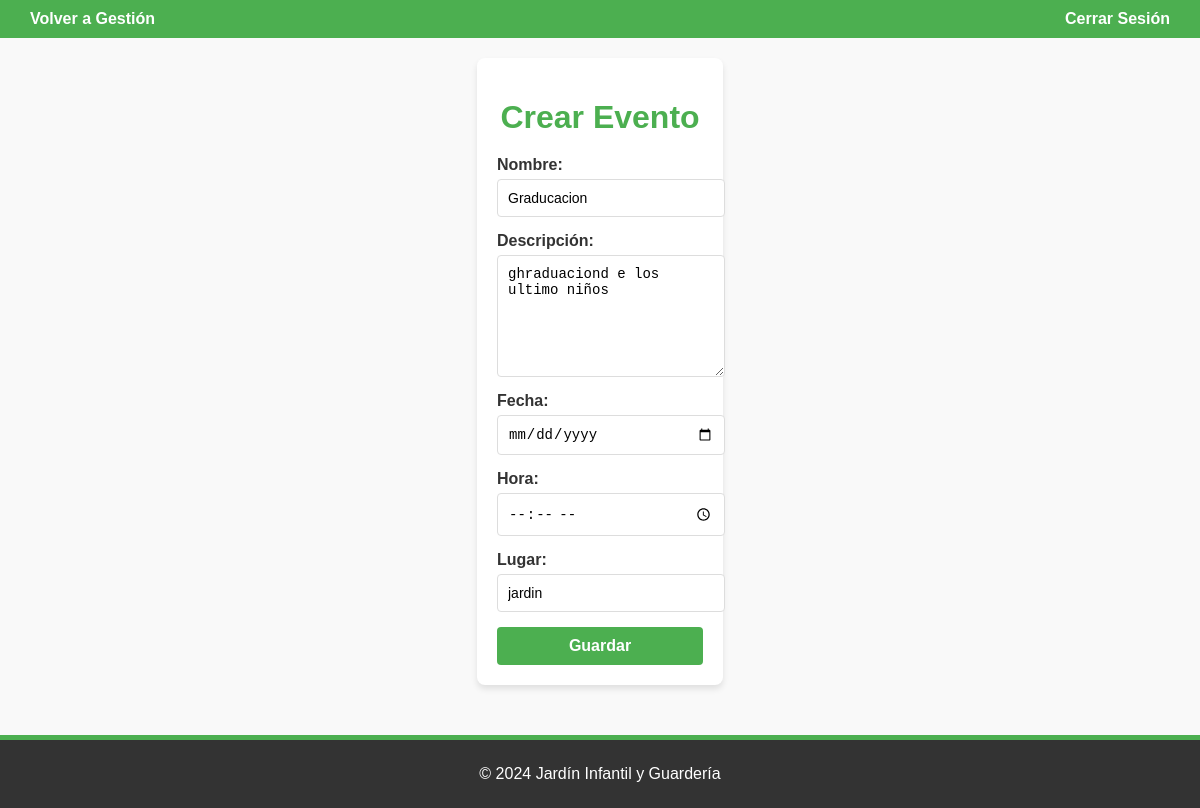
Page /dashboard/admin/eventos/editar/1/ (signed in) on the committed database.
### jardin_app/models.py (models this page shows, shortened)
class Evento(models.Model):
    nombre = models.CharField(max_length=200)
    descripcion = models.TextField()
    fecha = models.DateField()
    hora = models.TimeField()
    lugar = models.CharField(max_length=200)

### jardin_app/views/admin_views.py (the view, shortened to what this page needs)
@login_required
def editar_evento(request, evento_id):
    evento = get_object_or_404(Evento, id=evento_id)
    return render(request, 'admin/eventos/editar_evento.html', {'evento': evento})

### jardin_app/templates/admin/eventos/editar_evento.html (shortened to what this page needs)
<!DOCTYPE html>
<html lang="es">
<head>
    {% load static %}
    <link rel="stylesheet" href="{% static 'css/eventos/agregar_evento.css' %}">
</head>
<body>
    <header>
        <nav class="navbar">
            <a href="{% url 'gestionar_eventos' %}">Volver a Gestión</a>
            <a href="{% url 'logout' %}">Cerrar Sesión</a>
        </nav>
    </header>
    <main>
        <h1>Crear Evento</h1>
        <form method="post">
            <label for="nombre">Nombre:</label>
            <input type="text" id="nombre" name="nombre" value="{{ evento.nombre }}" required>
            <label for="descripcion">Descripción:</label>
            <textarea id="descripcion" name="descripcion" required>{{ evento.descripcion }}</textarea>
            <label for="fecha">Fecha:</label>
            <input type="date" id="fecha" name="fecha" value="{{ evento.fecha }}" required>
            <label for="hora">Hora:</label>
            <input type="time" id="hora" name="hora" value="{{ evento.hora }}" required>
            <label for="lugar">Lugar:</label>
            <input type="text" id="lugar" name="lugar" value="{{ evento.lugar }}" required>
            <button type="submit" class="btn">Guardar</button>
        </form>
    </main>
    <footer>
        <p>&copy; 2024 Jardín Infantil y Guardería</p>
    </footer>
</body>
</html>

### jardin_app/static/css/eventos/agregar_evento.css (style rules this page uses)
body { font-family: Arial, sans-serif; margin: 0; padding: 0; background-color: #f9f9f9; color: #333; display: flex; flex-direction: column; min-height: 100vh; }
.navbar { background-color: #4caf50; color: white; display: flex; justify-content: space-between; padding: 10px 20px; }
.navbar a { color: white; text-decoration: none; margin: 0 10px; font-weight: bold; }
main { flex: 1; max-width: 600px; margin: 20px auto; padding: 20px; background: white; border-radius: 8px; box-shadow: 0px 4px 6px rgba(0, 0, 0, 0.1); }
h1 { color: #4caf50; text-align: center; margin-bottom: 20px; }
form { display: flex; flex-direction: column; }
label { font-weight: bold; margin-bottom: 5px; color: #333; }
input, textarea { width: 100%; padding: 10px; margin-bottom: 15px; border: 1px solid #ddd; border-radius: 4px; font-size: 14px; }
textarea { resize: vertical; min-height: 100px; }
button { background-color: #4caf50; color: white; padding: 10px 15px; border: none; border-radius: 4px; cursor: pointer; font-size: 16px; font-weight: bold; transition: background-color 0.3s ease; }
footer { background-color: #333; color: white; text-align: center; padding: 20px; margin-top: 30px; font-size: 16px; border-top: 5px solid #4caf50; }
footer p { margin: 5px 0; }

### rows in the picture
Evento: nombre "Graducacion", descripcion "ghraduaciond e los ultimo niños", lugar "jardin"
